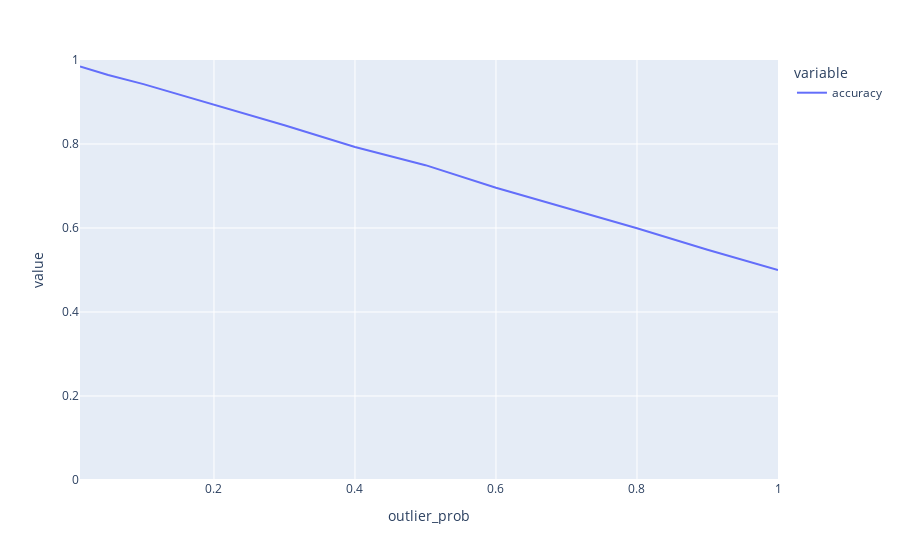

The cell this chart's notebook holds for it:
### Code cell
df_trees.plot(kind='line', x='outlier_prob', y='accuracy', range_y=[0, 1])

### Figure 1 — Plotly figure (JSON) as saved in the notebook; plotly's stock layout.template omitted (floating-point values rounded to 4 significant figures)
{"data": [{"hovertemplate": "variable=accuracy<br>outlier_prob=%{x}<br>value=%{y}<extra></extra>", "legendgroup": "accuracy", "line": {"color": "#636efa", "dash": "solid"}, "mode": "lines", "name": "accuracy", "orientation": "v", "showlegend": true, "type": "scatter", "x": [0.01, 0.05, 0.1, 0.2, 0.3, 0.4, 0.5, 0.6, 0.7, 0.8, 0.9, 1], "xaxis": "x", "y": [0.9846, 0.9641, 0.9426, 0.8935, 0.8446, 0.7927, 0.7496, 0.6957, 0.6479, 0.5992, 0.5482, 0.5], "yaxis": "y"}], "layout": {"legend": {"title": {"text": "variable"}, "tracegroupgap": 0}, "margin": {"t": 60}, "xaxis": {"anchor": "y", "domain": [0, 1], "title": {"text": "outlier_prob"}}, "yaxis": {"anchor": "x", "domain": [0, 1], "range": [0, 1], "title": {"text": "value"}}}}
